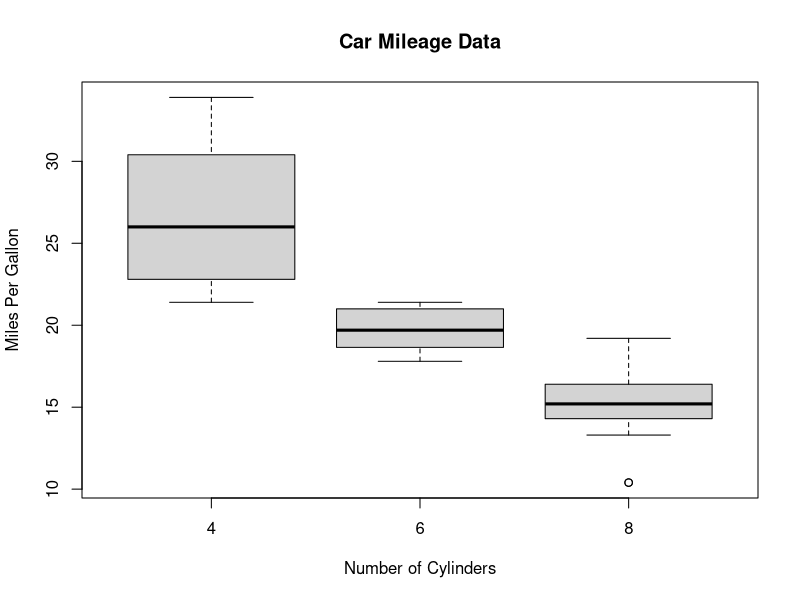
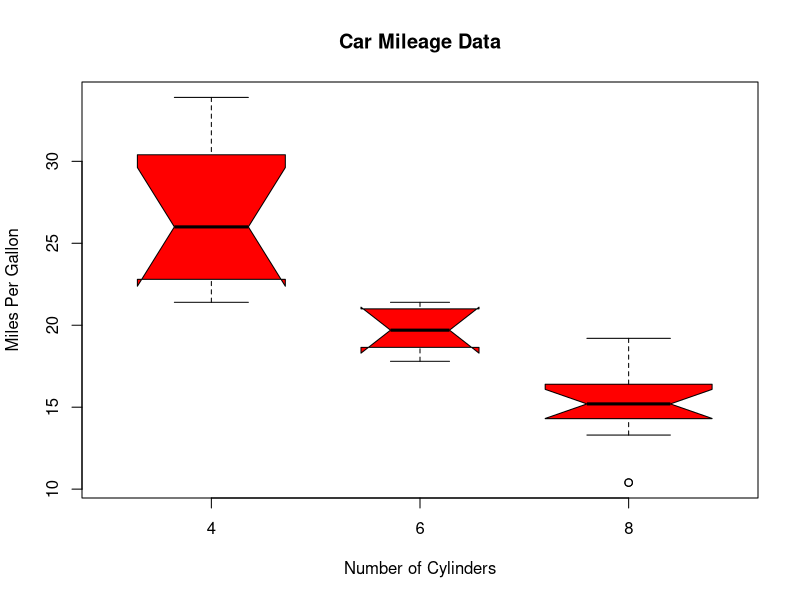
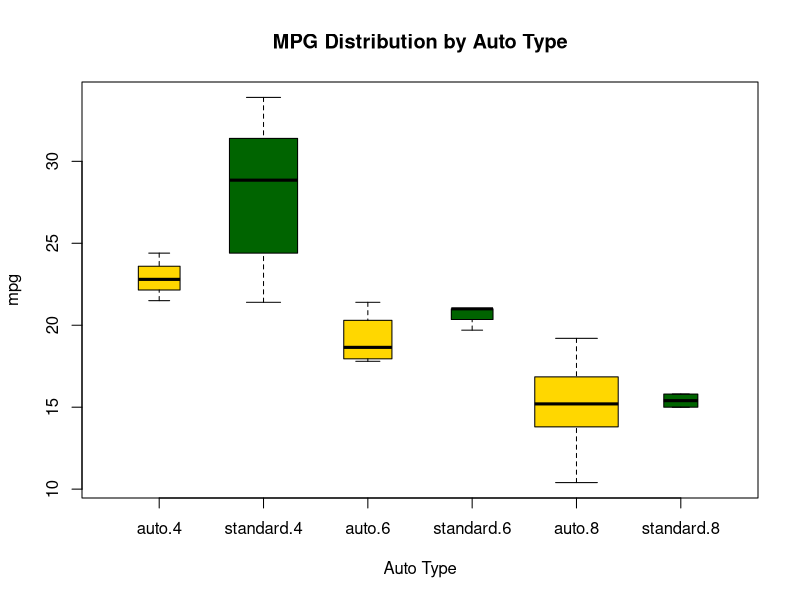

Reproduce these figures in R, in order.
# Использование расположенных рядом ящиков с усами для сравнения групп между собой
# Ящики с усами можно построить для отдельных переменных или для групп переменных. Общий вид
# команды таков:
#  boxplot(formula, data=dataframe)
# где formula – это формула, а dataframe обозначает таблицу данных (или список), где содержатся
# данные. Примером формулы может служить выражение y~A, в этом случае для каждого значения
# категориальной переменной A будет построен отдельный ящик с усами для числовой переменной y.
# Формула y~A*B позволит получить отдельный ящик с усами для числовой переменной y для каждой
# комбинации значений категориальных переменных A и B.
# Параметр varwidth=TRUE позволяет получить диаграмму, на которой ширина «ящиков»
# будет пропорциональна квадратному корню из размера выборки. Используйте параметр
# horizontal=TRUE, чтобы поменять оси местами. В размещенном ниже программном коде мы
# возвращается к сравнению расхода топлива автомобилями с четырьмя, шестью и восемью
# цилиндрами, теперь уже при помощи расположенных рядом ящиков с усами.
boxplot(mpg ~ cyl, data=mtcars, main="Car Mileage Data",
        xlab="Number of Cylinders",
        ylab="Miles Per Gallon"
)

# На диаграмме можно увидеть, что автомобили с разным числом цилиндров хорошо различаются по
# расходу топлива. Также ясно, что распределение значений расхода топлива у машин с шестью
# цилиндрами более симметрично по сравнению с четырьмя- и восьмицилиндровыми машинами. Для
# автомобилей с четырьмя цилиндрами характерен больший разброс (и положительный сдвиг
# распределения) значений расхода топлива. В группе с восьмицилиндровыми двигателями есть
# выброс.
# Ящики с усами – очень многообразны. Если добавить параметр notch=TRUE, то получатся
# выемчатые ящики с усами. Если выемки двух ящиков не перекрываются, высока вероятность того,
# что медианы соответствующих выборок действительно различаются (Chambers et al., 1983, стр. 62).
# Этот программный код позволяет получить выемчатые ящики с усами для нашего примера с
# расходом топлива:
boxplot(mpg ~ cyl, data=mtcars, notch=TRUE, varwidth=TRUE, col="red",
        main="Car Mileage Data",
        xlab="Number of Cylinders",
        ylab="Miles Per Gallon"
)


# Наконец, можно создавать ящики с усами для нескольких группирующих переменных. В
# программном коде 6.9 показано, как построить ящики с усами для машин с разным числом
# цилиндров и разными коробками передач. Мы вновь используем параметр col для окраски
# «ящиков». Обратите внимание, цвета чередуются. В данном случае у нас есть шесть ящиков и только
# два заданных цвета, так что каждый цвет повторяется три раза.

# Представляем число цилиндров в виде фактора
mtcars$cyl.f <- factor(mtcars$cyl, levels=c(4,6,8), labels=c("4","6","8"))

# Представляем тип передачи в виде фактора
mtcars$am.f <- factor(mtcars$am, levels=c(0,1), labels=c("auto", "standard"))

boxplot(mpg ~ am.f * cyl.f, data=mtcars, varwidth=TRUE,
        col=c("gold","darkgreen"),
        main="MPG Distribution by Auto Type",
        xlab="Auto Type"
)

# На этой диаграмме опять же прекрасно видно, что медианное значение расхода топлива
# уменьшается с возрастанием числа цилиндров. Для четырех- и шестицилиндровых автомобилей
# расход топлива выше с ручной (standart) коробкой передач, а для восьмицилиндровых машин такой
# разницы не наблюдается. Ширина «ящиков» говорит о том, что четырехцилиндровые машины с
# ручной коробкой передач и восьмицилиндровые автомобили с автоматической коробкой передач
# преобладают в данной выборке.